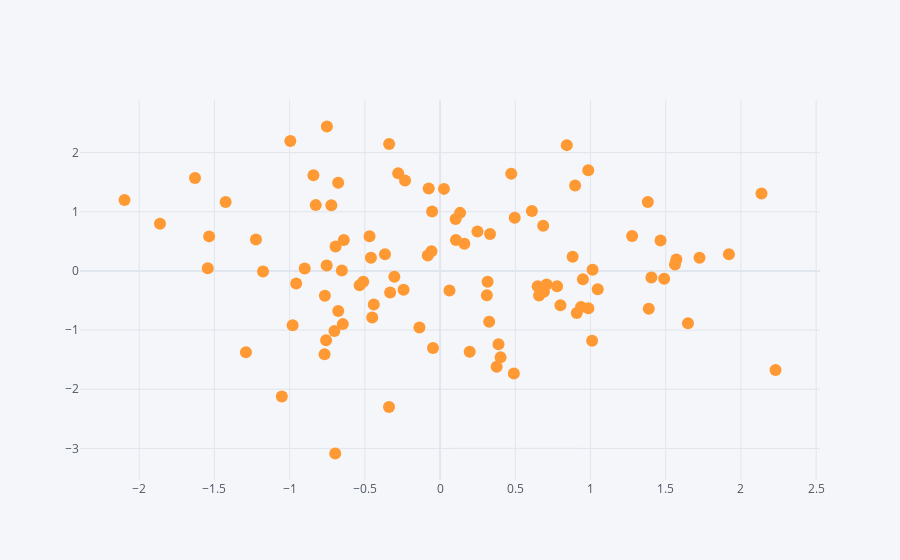

This figure's notebook cell:
### Code cell
df.iplot(kind='scatter',x='A',y='B',mode = 'markers')
